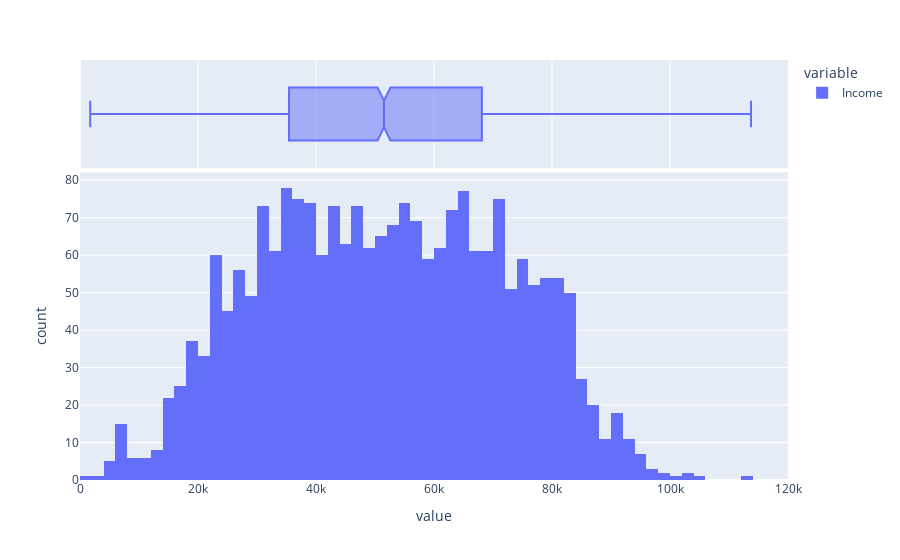

The notebook cell saved with this chart:
### Markdown cell above
The bar graph demonstrates that individuals aged 51 and above typically have teenagers living in their households. Conversely, younger individuals are more inclined to have children under the age of 13 residing with them.

### Code cell
fig = px.histogram(df.Income, marginal='box', nbins= 100)

fig.update_layout(xaxis_range=[0,120_000])
fig.show()

### Figure 1 — Plotly figure (JSON) as saved in the notebook; plotly's stock layout.template omitted (floating-point values rounded to 4 significant figures; data arrays with more than 128 entries replaced by an {"elided": "..."} marker saying what was removed)
{"data": [{"alignmentgroup": "True", "bingroup": "x", "hovertemplate": "variable=Income<br>value=%{x}<br>count=%{y}<extra></extra>", "legendgroup": "Income", "marker": {"color": "#636efa", "pattern": {"shape": ""}}, "name": "Income", "nbinsx": 100, "offsetgroup": "Income", "orientation": "v", "showlegend": true, "type": "histogram", "x": {"elided": "2228 float values"}, "xaxis": "x", "yaxis": "y"}, {"alignmentgroup": "True", "hovertemplate": "variable=Income<br>value=%{x}<extra></extra>", "legendgroup": "Income", "marker": {"color": "#636efa"}, "name": "Income", "notched": true, "offsetgroup": "Income", "showlegend": false, "type": "box", "x": {"elided": "2228 float values"}, "xaxis": "x2", "yaxis": "y2"}], "layout": {"barmode": "relative", "legend": {"title": {"text": "variable"}, "tracegroupgap": 0}, "margin": {"t": 60}, "xaxis": {"anchor": "y", "domain": [0, 1], "range": [0, 120000], "title": {"text": "value"}}, "xaxis2": {"anchor": "y2", "domain": [0, 1], "matches": "x", "showgrid": true, "showticklabels": false}, "yaxis": {"anchor": "x", "domain": [0, 0.7326], "title": {"text": "count"}}, "yaxis2": {"anchor": "x2", "domain": [0.7426, 1], "matches": "y2", "showgrid": false, "showline": false, "showticklabels": false, "ticks": ""}}}
